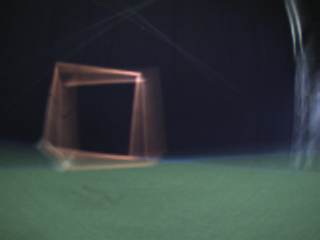
#> input picture Test_Data/Flight/img102.png, 320 x 240 px, found by its file name; its folder holds 4 pictures in this run
$ python Gate_detection.py
#> lines starting #> are read from the running program, lines starting #| are printed output that depends on the picture; after the words box and inside, x2 and y2 are one past the last pixel; in counts of white or black regions, pixels touching at a corner belong together
import cv2
import numpy as np
import os
import matplotlib.pyplot as plt
from random import randrange
import math


class Test_v1:
    def __init__(self):
        self.output_dir = 'images_processed'
        self.frame = 0

    def create_output_dir(self):
        if not os.path.exists(self.output_dir):
            os.makedirs(self.output_dir)

    def isTargetColour(self, colour):
        lower_orange = np.array([0, 0, 130])  # Adjusted lower bound of orange color in YUV
        upper_orange = np.array([255, 140, 255])  # Adjusted upper bound of orange color in YUV
        if np.all(colour >= lower_orange) and np.all(colour <= upper_orange):
            return True

    def dist(self, P1, P2):
        x1, y1 = P1
        x2, y2 = P2
        dx = abs(x1-x2)
        dy = abs(y1-y2)
        distance = math.sqrt(dx**2 + dy**2)
        return distance

    def searchUpDown(self, P0, yuv):
        x0 = P0[0]
        y0 = P0[1]
        x1 = x0
        y1 = y0
        x2 = x0
        y2 = y0
        done = False
        while done == False:
            if self.isTargetColour(yuv[y1 - 1, x1]):
                y1 = y1 - 1
            elif self.isTargetColour(yuv[y1 - 1, x1 - 1]):
                y1 = y1 - 1
                x1 = x1 - 1
            elif self.isTargetColour(yuv[y1 - 1, x1 + 1]):
                y1 = y1 - 1
                x1 = x1 + 1
            else:
                done = True
            if y1 == 0:
                done = True
        done = False
        while done == False:
            if self.isTargetColour(yuv[y2 + 1, x2]):
                y2 = y2 + 1
            elif self.isTargetColour(yuv[y2 + 1, x2 - 1]):
                y2 = y2 + 1
                x2 = x2 - 1
            elif self.isTargetColour(yuv[y2 + 1, x2 + 1]):
                y2 = y2 + 1
                x2 = x2 + 1
            else:
                done = True
            if y2 == 239:
                done = True
        P1 = (x1, y1)
        P2 = (x2, y2)
        return P1, P2, x1, y1

    def searchLeftRight(self, P0, yuv):
        x0 = P0[0]
        y0 = P0[1]
        xl = x0
        yl = y0
        xr = x0
        yr = y0
        done = False
        while done == False:
            if self.isTargetColour(yuv[yl, xl - 1]):
                xl = xl - 1
            elif self.isTargetColour(yuv[yl - 1, xl - 1]):
                yl = yl - 1
                xl = xl - 1
            elif self.isTargetColour(yuv[yl + 1, xl - 1]):
                yl = yl + 1
                xl = xl - 1
            else:
                done = True
            if yl == 239:
                done = True
        done = False
        while done == False:
            if yr == 239:
                done = True
            if self.isTargetColour(yuv[yr, xr + 1]):
                xr = xr + 1
            elif self.isTargetColour(yuv[yr - 1, xr + 1]):
                yr = yr - 1
                xr = xr + 1
            elif self.isTargetColour(yuv[yr + 1, xr + 1]):
                yr = yr + 1
                xr = xr + 1
            else:
                done = True
            if yr == 239:
                done = True

        Pl = (xl, yl)
        Pr = (xr, yr)
        dist_Pl = self.dist(P0, Pl)
        dist_Pr = self.dist(P0, Pr)
        if dist_Pl > dist_Pr:
            PN = Pl
        else:
            PN = Pr
        return PN


    def snake_detection(self, image_path):
#> called with image_path = 'Test_Data\\Flight/img102.png'
        bgr = cv2.imread(image_path)
#> bgr is the input picture: shape (240, 320, 3); mean B, G, R 61.4, 61.7, 52

        # Convert the image to YUV color space
        yuv = cv2.cvtColor(bgr, cv2.COLOR_BGR2YUV)
#> yuv: shape (240, 320, 3); mean of channels 0, 1, 2 58.7, 129.3, 121.9

        h, w, d, = yuv.shape
#> h = 240; w = 320; d = 3

        # Define the lower and upper bounds of the orange color in YUV
        max_samples = 8000
        sigmaL = 60

        detectedGates = []
        for i in range(0, max_samples):
            # print(i)
            x0 = randrange(2, w - 3)
            y0 = randrange(4, h - 3)
            P0 = (x0, y0)
            colour0 = yuv[y0, x0]
            if self.isTargetColour(yuv[y0, x0]):
                # highlighted_image[y0, x0] = highlight_color
                P1, P2 = self.searchUpDown(P0, yuv)[:2]
                # print('P1:',P1,'P2:',P2)
                if self.dist(P1, P2) > sigmaL:
                    P3 = self.searchLeftRight(P1, yuv)
                    # print('P3:',P3)
                    P4 = self.searchLeftRight(P2, yuv)
                    # print('P4:',P4)
                    if self.dist(P1, P3) > sigmaL and self.dist(P2,P4) > sigmaL:  # change and to or when addding refinement filter
                        detectedGate = [P1, P2, P4, P3]
                        #print('P1:', P1, 'P2:', P2)
                        #print('P3:', P3, 'P4:', P4)
                        detectedGates.append(detectedGate)
                        # Draw the detected gate on the image
                        cv2.polylines(bgr, [np.array(detectedGate)], isClosed=True, color=(0, 255, 0), thickness=2)
                        break
#> this loop made 3 passes
#> colour0 on pass 3: [60, 128, 138]
#> colour0 on passes 1 to 2: [118, 123, 107], [27, 132, 126]
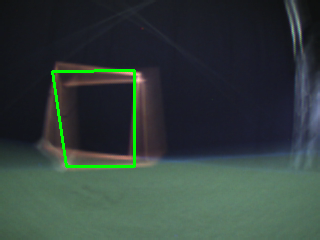
#> bgr: shape (240, 320, 3); 1.32% of pixels changed, all inside (x1, y1, x2, y2) = (51, 69, 136, 168)
#> after the loop, detectedGates = [[(134, 70), (134, 166), (66, 166), (52, 71)]]

        # Save the processed image
        self.create_output_dir()
        output_path = os.path.join(self.output_dir, f'img{self.frame}.png')
        cv2.imwrite(output_path, bgr)
        print(output_path)
        self.frame += 1
        if self.frame == 545:
            return


    def process_images_in_folder(self, folder_path):
        image_files = os.listdir(folder_path)
        sorted_image_files = sorted(image_files, key=lambda x: int(x[3:-4]))
        for image_file in sorted_image_files:
            image_path = os.path.join(folder_path, image_file)
            self.snake_detection(image_path)
#> pass 2 of the loop in process_images_in_folder, `for image_file in sorted_image_files:`:
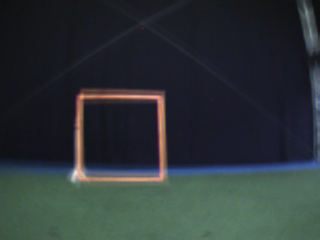
#> input picture Test_Data/Flight/img131.png, 320 x 240 px, found by its file name
#> in snake_detection, bgr is the input picture: shape (240, 320, 3); mean B, G, R 55.1, 53.1, 45.1
#> yuv: shape (240, 320, 3); mean of channels 0, 1, 2 50.9, 130.1, 122.7
#> the loop in snake_detection (call 2), `for i in range(0, max_samples):` made 17 passes
#> (colour0, P1) on pass 2: ([55, 134, 145], (157, 89))
#> after the loop in snake_detection (call 2), `for i in range(0, max_samples):`:
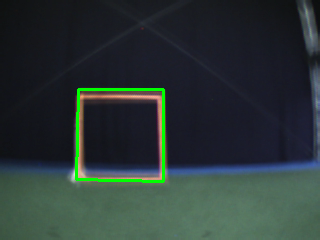
#> bgr: shape (240, 320, 3); 1.38% of pixels changed, all inside (x1, y1, x2, y2) = (75, 88, 165, 183)


test = Test_v1()
test.process_images_in_folder('Test_Data\Flight')
